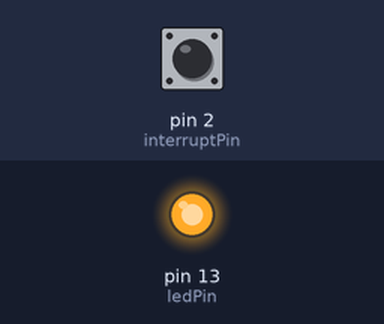
Simulated run of this sketch. Board: Arduino Uno, built with avr-gcc and run on an emulated ATmega328P. On the bench: output pins drawn as LEDs (lit = HIGH). The test bench sets the inputs (shaded band); at power-on: pin 2 (interruptPin) LOW. What the sketch prints to the serial monitor is not drawn.

Above: at 1.2 s.
1.3 s: pin 2 (interruptPin) pulled HIGH for 0.15 s
At 2.5 s:
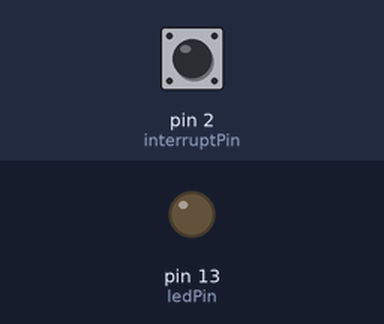
2.9 s: pin 2 (interruptPin) pulled HIGH for 1 s
At 4.0 s:
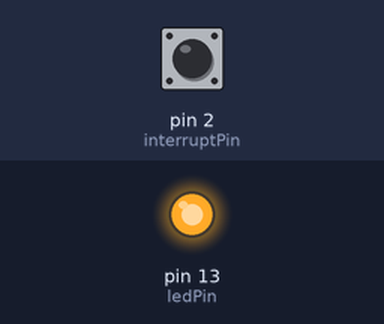
5.4 s: pin 2 (interruptPin) pulled HIGH for 3.2 s
At 5.9 s:
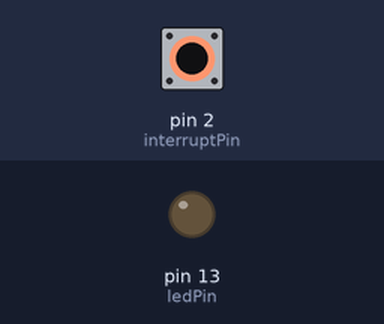
Timing chart, 0 to 8.4 s (numbered marks = the images above; inputs shaded):
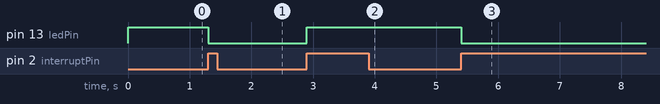

Measured:
- after the input at 1.3 s, pin 13 (ledPin): HIGH → LOW at once
- after the input at 2.9 s, pin 13 (ledPin): LOW → HIGH at once
- after the input at 5.4 s, pin 13 (ledPin): HIGH → LOW at once

The sketch:

ISR-Simple.ino
```cpp
const byte ledPin = 13;
const byte interruptPin = 2;
volatile byte state = HIGH;

void setup() {
  pinMode(ledPin, OUTPUT);
  pinMode(interruptPin, INPUT);
  attachInterrupt(digitalPinToInterrupt(interruptPin), blink, RISING);

  digitalWrite(ledPin, state);
  Serial.begin(9600);
}

void loop() {
  Serial.print("Working hard...");
  delay(1000);
  Serial.print("done. State = ");
  Serial.println(state);
}

void blink() {
  state = !state;
  digitalWrite(ledPin, state);
}
```
